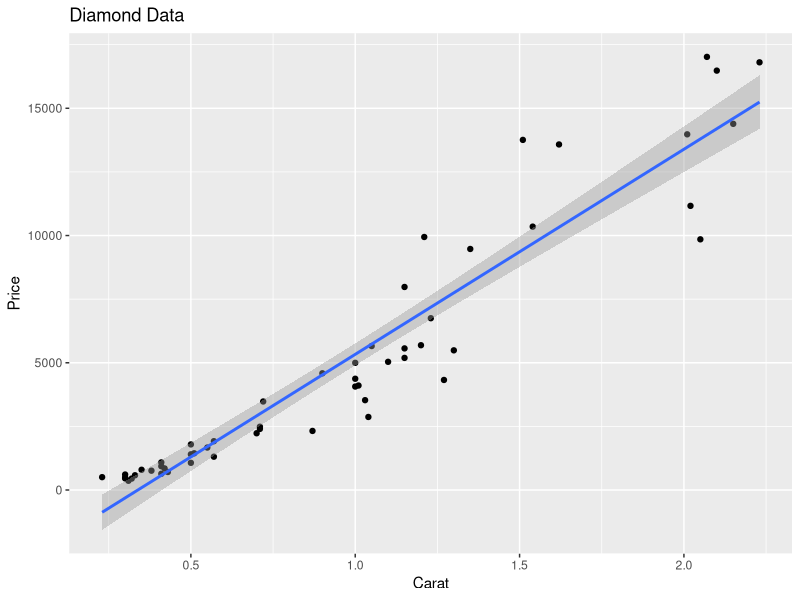
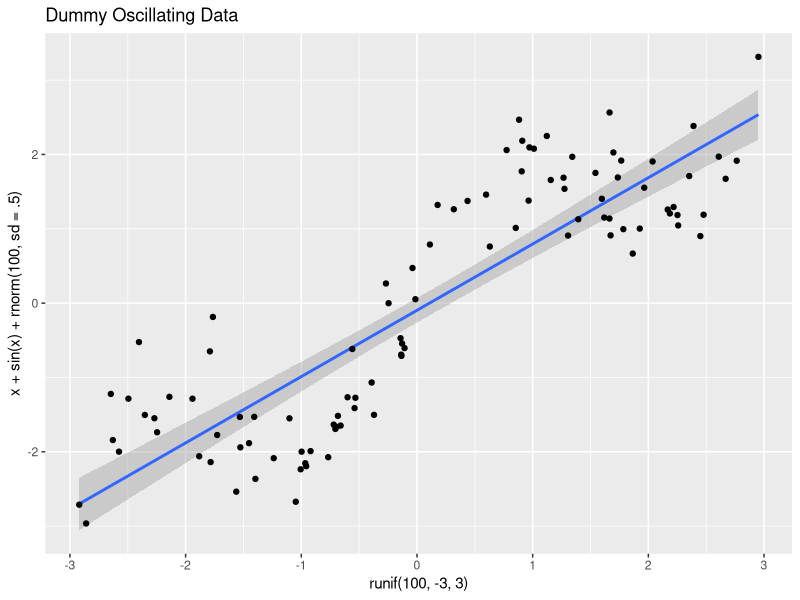
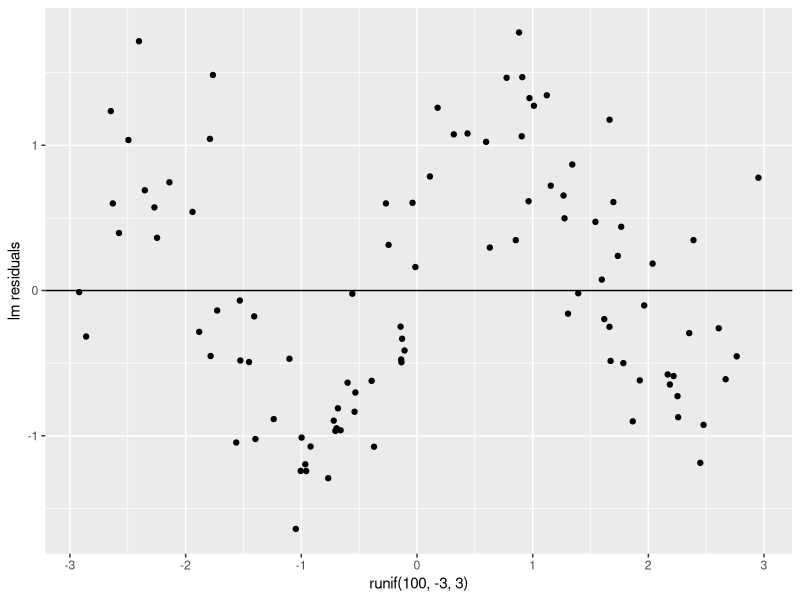
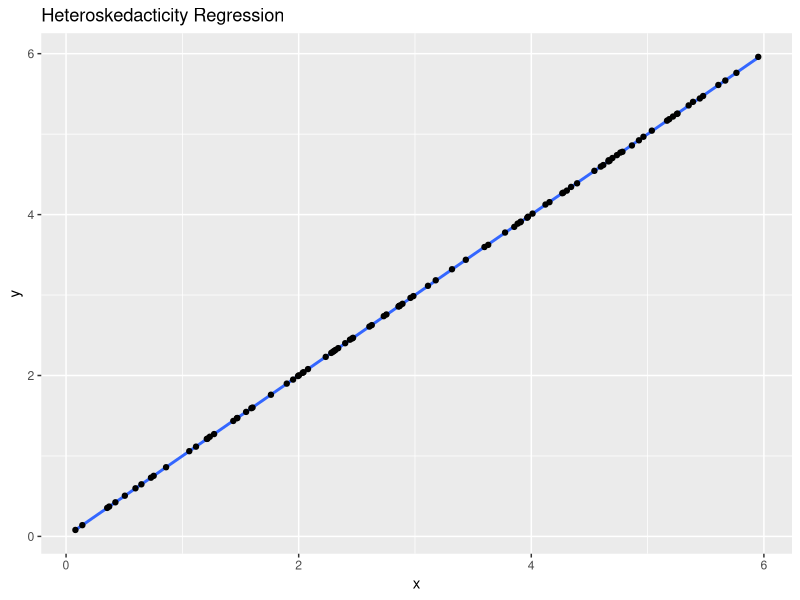
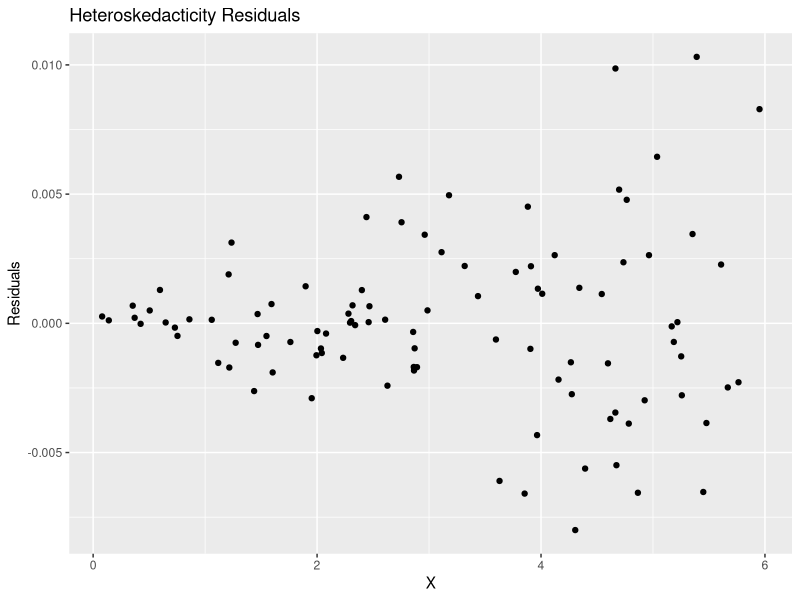
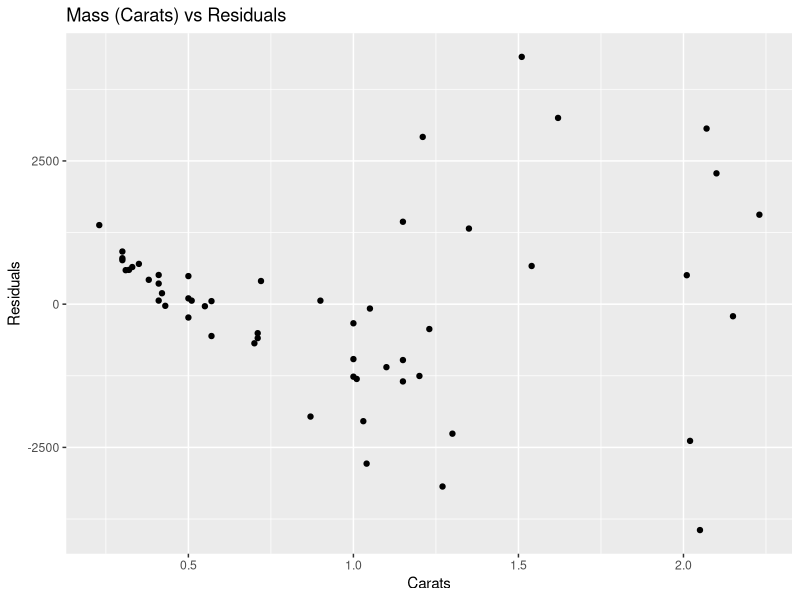
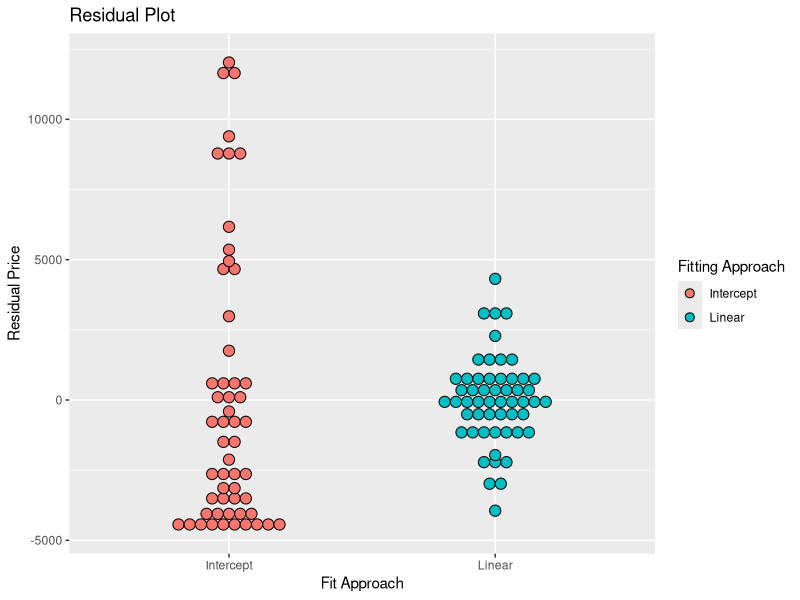
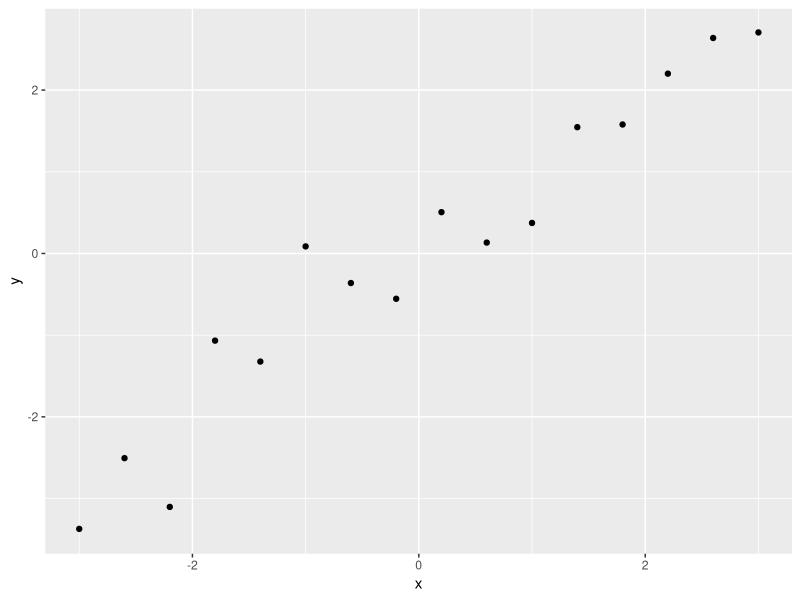

Write R code to recreate these figures, in order.
## ---- chunk 1
library(tidyverse)
library(broom)
knitr::opts_chunk$set(echo = TRUE)
library(kableExtra)
## ---- chunk 2
set.seed(1)
diamond_smpl <- diamonds %>% sample_frac(.001)

diamond_smpl %>%
    ggplot(aes(carat, price)) +
    geom_point() +
    geom_smooth(method = 'lm') +
    labs(title = 'Diamond Data', x = 'Carat', y = 'Price')
## ---- chunk 3
diamond_smpl %>%
    summarise(variance = var(price))
## ---- chunk 4
set.seed(1)
oscillating <-
    tibble(
        x = runif(100, -3, 3),
        y = x + sin(2*x) + rnorm(100, sd = .5)
    )

oscillating %>%
    ggplot(aes(x,y)) +
    geom_smooth(method = 'lm') +
    geom_point() +
    labs(
        title = 'Dummy Oscillating Data',
        x = 'runif(100, -3, 3)',
        y = 'x + sin(x) + rnorm(100, sd = .5)'
    )
## ---- chunk 5
oscillating %>%
    lm(y ~ x, data = .) %>%
    augment() %>%
    ggplot(aes(x, .resid)) +
    geom_point() +
    geom_hline(yintercept = 0) +
    labs(x = 'runif(100, -3, 3)', y = 'lm residuals')
## ---- chunk 6
set.seed(1)
heterosked <-
    tibble(
        x = runif(100, 0, 6),
        y = x + rnorm(100, mean = 0, sd = .001 * x)
    )

heterosked %>%
    ggplot(aes(x,y)) +
    geom_smooth(method = 'lm') +
    geom_point() +
    labs(title = 'Heteroskedacticity Regression')
## ---- chunk 7
heterosked %>%
    lm(y ~ x, data = .) %>%
    augment() %>%
    ggplot(aes(x, .resid)) +
    geom_point() +
    labs(
        title = 'Heteroskedacticity Residuals',
        x = 'X',
        y = 'Residuals'
    )
## ---- chunk 8
library(broom)
set.seed(1)

# Looking at the carats vs the residuals.
diamonds %>%
    sample_frac(.001) %>%
    lm(price ~ carat, data = .) %>%
    augment() %>%
    ggplot() +
    geom_point(aes(carat, .resid)) +
    labs(title = 'Mass (Carats) vs Residuals', x = 'Carats', y = 'Residuals')
## ---- chunk 9
set.seed(1)

diamonds %>%
    sample_frac(.001)  %>%
    do(
        Intercept = resid(lm(price ~ 1, data = .)),
        Linear = resid(lm(price ~ carat, data = .))
    ) %>%
    unnest() %>%
    gather(fit, residual) %>%
    ggplot(aes(fit, residual, fill = fit)) +
    geom_dotplot(binaxis = 'y',size = 2, stackdir = 'center', binwidth = 400) +
    labs(
        title = 'Residual Plot',
        x = 'Fit Approach',
        y = 'Residual Price',
        fill = 'Fitting Approach'
    )
## ---- chunk 10
diamond_fit <- diamonds %>%
    lm(price ~ carat, data = .)

diamond_fit %>% summary() %>% .$sigma

e <- resid(diamond_fit)
n <- length(e)
sqrt( sum( e^2 / (n - 2 ) ) )
## ---- chunk 11
conf_int <- tibble(
    x = seq(-3, 3, by = .4),
    y = x + rnorm(length(x), sd = .5)
)

conf_int %>%
    ggplot(aes(x,y)) +
    geom_point()

conf_int_fit <- conf_int %>% lm(y ~ x, data = .)
summary(conf_int_fit)
## ---- chunk 12
beta_1 <- summary(conf_int_fit)$coefficients[2,1]
beta_1_sigma_hat <- summary(conf_int_fit)$coefficients[2,2]

beta_1
beta_1_sigma_hat

beta_1 + c(-1,1) * qt(p = .975, df = 14) * beta_1_sigma_hat
## ---- chunk 13
x <- c(0.61, 0.93, 0.83, 0.35, 0.54, 0.16, 0.91, 0.62, 0.62)
y <- c(0.67, 0.84, 0.6, 0.18, 0.85, 0.47, 1.1, 0.65, 0.36)
## ---- chunk 14
# Fit the regression
lm(y ~ x, data = tibble(x = x, y - y)) %>%
    summary() %>%
    .$coef
## ---- chunk 15
lm(y ~ x, data = tibble(x = x, y - y)) %>%
    summary() %>%
    .$sigma
## ---- chunk 16
# Fit the regression
mtcars_lm <- mtcars %>%
    lm(mpg ~ wt, data = .)

predict(mtcars_lm, newdata = tibble(wt = mean(mtcars$wt)), interval = 'confidence')
## ---- chunk 17
predict(mtcars_lm, newdata = tibble(wt = 3), interval = 'prediction')
## ---- chunk 18

## ---- chunk 19
set.seed(1)
x = -10:10
y = x + rnorm(length(x))

lm(y ~ x, data = tibble(x = 3*x, y = y)) %>% coef()
lm(y ~ x, data = tibble(x = 3*x + 10, y = y)) %>% coef()
## ---- chunk 20
# Just fit the intercept and calculate the sum of squared errors
mtcar_intcpt_rss <- mtcars %>%
    lm(mpg ~ 1, data = .) %>%
    augment() %>%
    summarise(rss = sum(.resid^2)) %>%
    pull(rss)

# Now fit with the regressor
mtcar_regress_rss <- mtcars %>%
    lm(mpg ~ wt, data = .) %>%
    augment() %>%
    summarise(rss = sum(.resid^2)) %>%
    pull(rss)

# Calculate the ratio
mtcar_regress_rss / mtcar_intcpt_rss

# This is also 1 minus the R^2 value
r_sqr <-
    mtcars %>%
    lm(mpg ~ wt, data = .) %>%
    summary() %>%
    .$r.squared

1 - r_sqr
## ---- chunk 21
# With an intercept
mtcars %>%
    lm(mpg ~ wt, data = .) %>%
    augment() %>%
    summarise(residual_sum = sum(.resid)) %>%
    pull(residual_sum)

# Without an intercept
mtcars %>%
    lm(mpg ~ wt - 1, data = .) %>%
    augment() %>%
    summarise(residual_sum = sum(.resid)) %>%
    pull(residual_sum)
